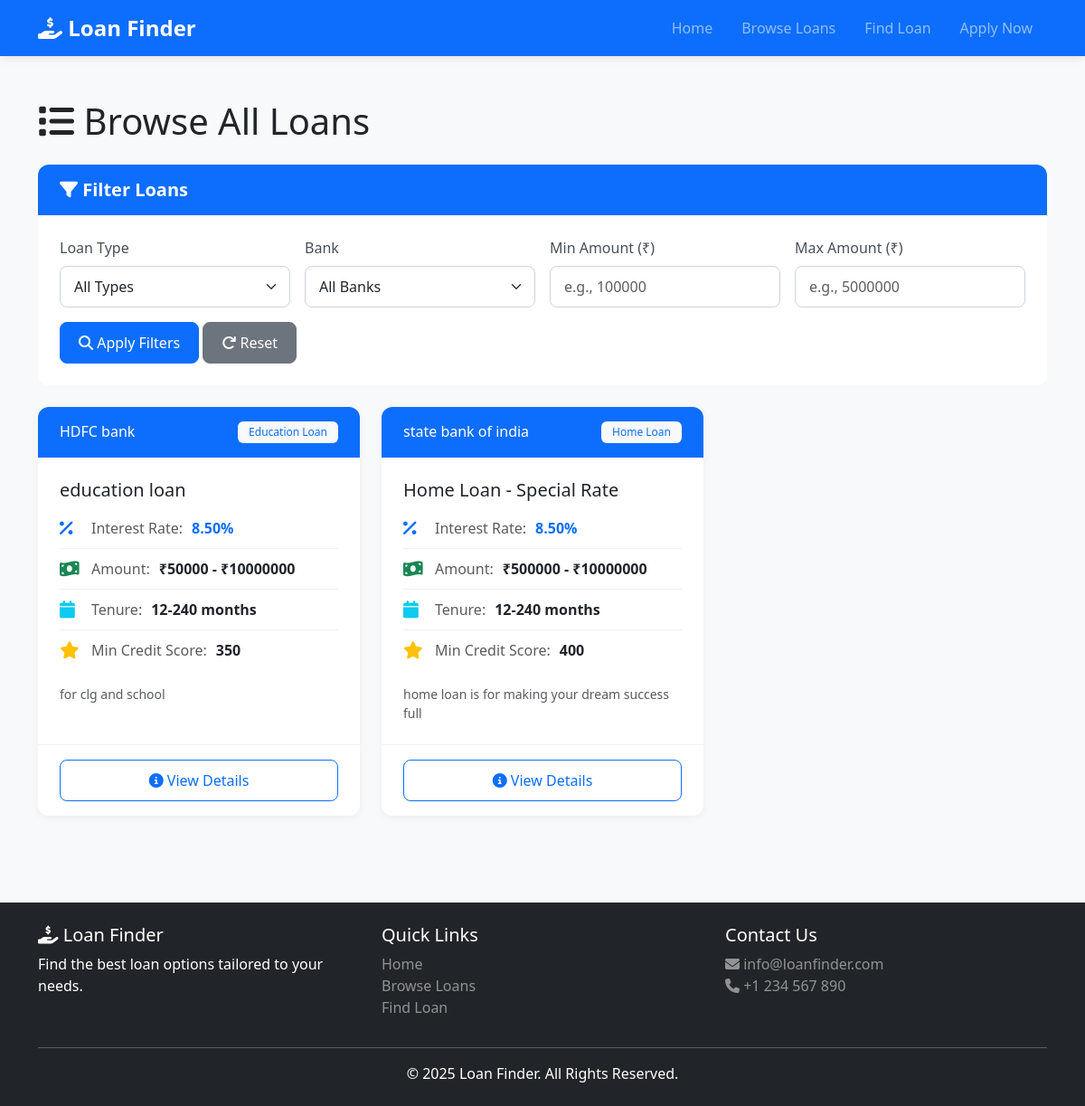
Screenshot of /loans/ with the database file from the repository.
### loans/models.py (models this page shows, shortened)
class Loan(models.Model):
    LOAN_TYPES = [
        ('home', 'Home Loan'),
        ('education', 'Education Loan'),
        ('personal', 'Personal Loan'),
        ('car', 'Car Loan'),
        ('business', 'Business Loan'),
    ]
    bank = models.ForeignKey(Bank, on_delete=models.CASCADE, related_name='loans')
    loan_type = models.CharField(max_length=20, choices=LOAN_TYPES)
    loan_name = models.CharField(max_length=200)
    interest_rate = models.DecimalField(max_digits=5, decimal_places=2, validators=[MinValueValidator(0)])
    min_amount = models.DecimalField(max_digits=12, decimal_places=2, validators=[MinValueValidator(0)])
    max_amount = models.DecimalField(max_digits=12, decimal_places=2, validators=[MinValueValidator(0)])
    min_tenure_months = models.IntegerField(validators=[MinValueValidator(1)])
    max_tenure_months = models.IntegerField(validators=[MinValueValidator(1)])
    min_credit_score = models.IntegerField(validators=[MinValueValidator(300), MaxValueValidator(900)])
    processing_fee = models.DecimalField(max_digits=5, decimal_places=2, help_text="Percentage")
    description = models.TextField()
    features = models.TextField(help_text="Comma-separated features")
    created_at = models.DateTimeField(auto_now_add=True)
    updated_at = models.DateTimeField(auto_now=True)
    class Meta:
        ordering = ['interest_rate', 'bank__name']

class Bank(models.Model):
    name = models.CharField(max_length=200)
    logo = models.URLField(blank=True, null=True)
    description = models.TextField(blank=True)
    class Meta:
        ordering = ['name']

### loans/views.py (the view)
# urls.py: path('loans/', views.loan_list, name='loan_list'),
def loan_list(request):
    loans = Loan.objects.all()
    loan_type = request.GET.get('loan_type')
    min_amount = request.GET.get('min_amount')
    max_amount = request.GET.get('max_amount')
    bank_id = request.GET.get('bank')
    if loan_type:
        loans = loans.filter(loan_type=loan_type)
    if min_amount:
        loans = loans.filter(max_amount__gte=min_amount)
    if max_amount:
        loans = loans.filter(min_amount__lte=max_amount)
    if bank_id:
        loans = loans.filter(bank_id=bank_id)
    banks = Bank.objects.all()
    loan_types = Loan.LOAN_TYPES
    context = {
        'loans': loans,
        'banks': banks,
        'loan_types': loan_types,
        'selected_type': loan_type,
        'selected_bank': bank_id,
    }
    return render(request, 'loans/loan_list.html', context)

### loans/templates/loans/loan_list.html (shortened to what this page needs)
{% extends 'loans/base.html' %}
{% block content %}
<div class="container py-5">
    <h1 class="mb-4"><i class="fas fa-list"></i> Browse All Loans</h1>
    <div class="card mb-4">
        <div class="card-header bg-primary text-white">
            <h5 class="mb-0"><i class="fas fa-filter"></i> Filter Loans</h5>
        </div>
        <div class="card-body">
            <form method="GET" action="{% url 'loan_list' %}" id="filterForm">
                <div class="row g-3">
                    <div class="col-md-3">
                        <label class="form-label">Loan Type</label>
                        <select name="loan_type" class="form-select">
                            <option value="">All Types</option>
                        </select>
                    </div>
                    <div class="col-md-3">
                        <label class="form-label">Bank</label>
                        <select name="bank" class="form-select">
                            <option value="">All Banks</option>
                        </select>
                    </div>
                    <div class="col-md-3">
                        <label class="form-label">Min Amount (₹)</label>
                        <input type="number" name="min_amount" class="form-control" placeholder="e.g., 100000">
                    </div>
                    <div class="col-md-3">
                        <label class="form-label">Max Amount (₹)</label>
                        <input type="number" name="max_amount" class="form-control" placeholder="e.g., 5000000">
                    </div>
                </div>
                <div class="mt-3">
                    <button type="submit" class="btn btn-primary">
                        <i class="fas fa-search"></i> Apply Filters
                    </button>
                    <a href="{% url 'loan_list' %}" class="btn btn-secondary">
                        <i class="fas fa-redo"></i> Reset
                    </a>
                </div>
            </form>
        </div>
    </div>
    <div class="row g-4">
        {% for loan in loans %}
        <div class="col-md-6 col-lg-4">
            <div class="card loan-card h-100">
                <div class="card-header bg-primary text-white d-flex justify-content-between align-items-center">
                    <h6 class="mb-0">{{ loan.bank.name }}</h6>
                    <span class="badge bg-light text-primary">{{ loan.get_loan_type_display }}</span>
                </div>
                <div class="card-body">
                    <h5 class="card-title">{{ loan.loan_name }}</h5>
                    <div class="loan-info mb-3">
                        <div class="info-item">
                            <i class="fas fa-percent text-primary"></i>
                            <span class="text-muted">Interest Rate:</span>
                            <strong class="text-primary">{{ loan.interest_rate }}%</strong>
                        </div>
                        <div class="info-item">
                            <i class="fas fa-money-bill-wave text-success"></i>
                            <span class="text-muted">Amount:</span>
                            <strong>₹{{ loan.min_amount|floatformat:0 }} - ₹{{ loan.max_amount|floatformat:0 }}</strong>
                        </div>
                        <div class="info-item">
                            <i class="fas fa-calendar text-info"></i>
                            <span class="text-muted">Tenure:</span>
                            <strong>{{ loan.min_tenure_months }}-{{ loan.max_tenure_months }} months</strong>
                        </div>
                        <div class="info-item">
                            <i class="fas fa-star text-warning"></i>
                            <span class="text-muted">Min Credit Score:</span>
                            <strong>{{ loan.min_credit_score }}</strong>
                        </div>
                    </div>
                    <p class="card-text text-muted small">{{ loan.description|truncatewords:20 }}</p>
                </div>
                <div class="card-footer bg-white">
                    <a href="{% url 'loan_detail' loan.pk %}" class="btn btn-outline-primary w-100">
                        <i class="fas fa-info-circle"></i> View Details
                    </a>
                </div>
            </div>
        </div>
        {% endfor %}
    </div>
</div>
{% endblock %}

### loans/templates/loans/base.html (shortened to what this page needs)
<!DOCTYPE html>
<html lang="en">
<head>
    <link href="https://cdn.jsdelivr.net/npm/bootstrap@5.3.0/dist/css/bootstrap.min.css" rel="stylesheet">
    <link rel="stylesheet" href="https://cdnjs.cloudflare.com/ajax/libs/font-awesome/6.4.0/css/all.min.css">
    {% load static %}
    <link rel="stylesheet" href="{% static 'css/style.css' %}">
</head>
<body>
    <nav class="navbar navbar-expand-lg navbar-dark bg-primary">
        <div class="container">
            <a class="navbar-brand" href="{% url 'home' %}">
                <i class="fas fa-hand-holding-usd"></i> Loan Finder
            </a>
            <div class="collapse navbar-collapse" id="navbarNav">
                <ul class="navbar-nav ms-auto">
                    <li class="nav-item">
                        <a class="nav-link" href="{% url 'home' %}">Home</a>
                    </li>
                    <li class="nav-item">
                        <a class="nav-link" href="{% url 'loan_list' %}">Browse Loans</a>
                    </li>
                    <li class="nav-item">
                        <a class="nav-link" href="{% url 'loan_finder' %}">Find Loan</a>
                    </li>
                    <li class="nav-item">
                        <a class="nav-link" href="{% url 'loan_inquiry' %}">Apply Now</a>
                    </li>
                </ul>
            </div>
        </div>
    </nav>
    <main>
        {% block content %}
        {% endblock %}
    </main>
    <footer class="bg-dark text-white py-4 mt-5">
        <div class="container">
            <div class="row">
                <div class="col-md-4">
                    <h5><i class="fas fa-hand-holding-usd"></i> Loan Finder</h5>
                    <p>Find the best loan options tailored to your needs.</p>
                </div>
                <div class="col-md-4">
                    <h5>Quick Links</h5>
                    <ul class="list-unstyled">
                        <li><a href="{% url 'home' %}" class="text-white-50">Home</a></li>
                        <li><a href="{% url 'loan_list' %}" class="text-white-50">Browse Loans</a></li>
                        <li><a href="{% url 'loan_finder' %}" class="text-white-50">Find Loan</a></li>
                    </ul>
                </div>
                <div class="col-md-4">
                    <h5>Contact Us</h5>
                    <p class="text-white-50">
                        <i class="fas fa-envelope"></i> info@loanfinder.com<br>
                        <i class="fas fa-phone"></i> +1 234 567 890
                    </p>
                </div>
            </div>
            <hr class="bg-white">
            <div class="text-center">
                <p class="mb-0">&copy; 2025 Loan Finder. All Rights Reserved.</p>
            </div>
        </div>
    </footer>
</body>
</html>

### loans/static/css/style.css (style rules this page uses)
:root { --primary-color: #0d6efd; --secondary-color: #6c757d; --success-color: #198754; --info-color: #0dcaf0; --warning-color: #ffc107; --danger-color: #dc3545; }
body { font-family: 'Segoe UI', Tahoma, Geneva, Verdana, sans-serif; background-color: #f8f9fa; }
.loan-card { transition: all 0.3s ease; border: none; box-shadow: 0 2px 10px rgba(0,0,0,0.05); }
.loan-card .card-header { font-weight: 600; }
.info-item { display: flex; align-items: center; gap: 10px; padding: 10px 0; border-bottom: 1px solid #f0f0f0; }
.info-item:last-child { border-bottom: none; }
.info-item i { font-size: 1.2rem; width: 25px; }
.card-header h5 { font-weight: 600; }
.btn { padding: 10px 20px; font-weight: 500; border-radius: 8px; transition: all 0.3s ease; }
.form-control, .form-select { border-radius: 8px; border: 1px solid #ced4da; padding: 10px 15px; }
.form-label { font-weight: 500; margin-bottom: 8px; color: #495057; }
footer { margin-top: auto; }
footer a { text-decoration: none; transition: color 0.3s ease; }
.badge { padding: 6px 12px; font-weight: 500; border-radius: 6px; }
.loan-card, .loan-type-card { animation: fadeIn 0.5s ease-out; }
.navbar { box-shadow: 0 2px 10px rgba(0,0,0,0.1); }
.navbar-brand { font-weight: 700; font-size: 1.5rem; }
.nav-link { font-weight: 500; padding: 8px 16px !important; transition: all 0.3s ease; }
.card { border: none; border-radius: 12px; overflow: hidden; }
.card-header { border-bottom: none; padding: 1rem 1.5rem; }
.card-body { padding: 1.5rem; }
.card-footer { padding: 1rem 1.5rem; border-top: 1px solid rgba(0,0,0,0.05); }
.fade-in-up { animation: fadeInUp 0.6s ease-out; }

### rows the page displays
Loan: bank.name "HDFC bank", loan_type "Education Loan", loan_name "education loan", interest_rate "8.50", min_amount "50000", max_amount "10000000", min_tenure_months "12", max_tenure_months "240", min_credit_score "350", description "for clg and school"
Loan: bank.name "state bank of india", loan_type "Home Loan", loan_name "Home Loan - Special Rate", interest_rate "8.50", min_amount "500000", max_amount "10000000", min_tenure_months "12", max_tenure_months "240", min_credit_score "400", description "home loan is for making your dream success full"
